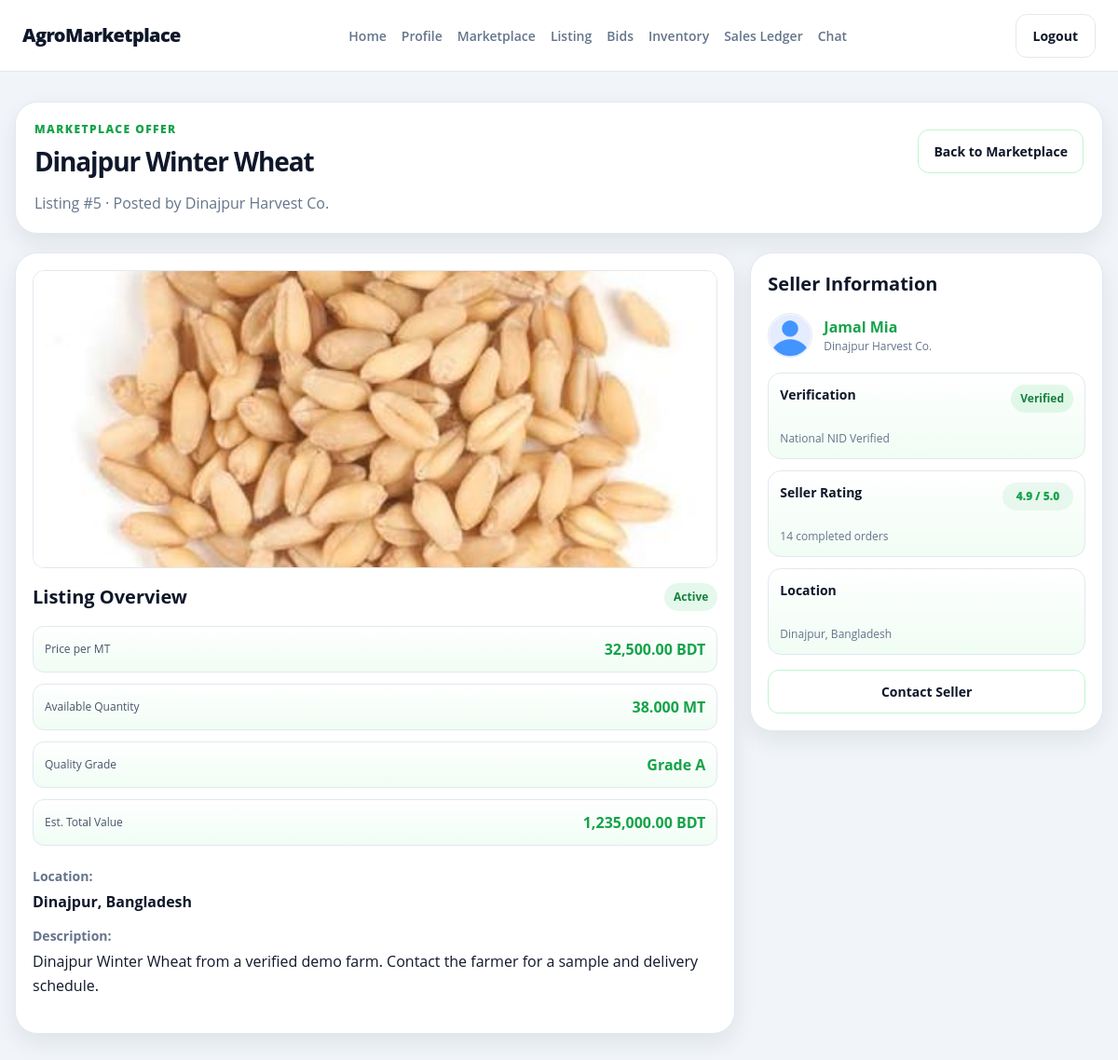
Screenshot of /farmer/view-listing.php?id=5 (signed in) with the database file from the repository.
### tables this page shows
CREATE TABLE `listings` (
  `id` bigint UNSIGNED NOT NULL,
  `farmer_id` bigint UNSIGNED NOT NULL,
  `inventory_item_id` bigint UNSIGNED DEFAULT NULL,
  `category_id` bigint UNSIGNED DEFAULT NULL,
  `title` varchar(180) NOT NULL,
  `image_path` varchar(500) DEFAULT NULL,
  `description` text,
  `quantity_available` decimal(14,3) NOT NULL,
  `quantity_unit` varchar(20) NOT NULL DEFAULT 'MT',
  `price_per_unit` decimal(14,2) NOT NULL,
  `currency` char(3) NOT NULL DEFAULT 'BDT',
  `harvest_date` date DEFAULT NULL,
  `quality_label` varchar(180) DEFAULT NULL,
  `delivery_notes` text,
  `status` enum('draft','active','paused','sold','archived') NOT NULL DEFAULT 'draft',
  `closes_at` datetime DEFAULT NULL,
  `created_at` timestamp NOT NULL DEFAULT CURRENT_TIMESTAMP,
  `updated_at` timestamp NOT NULL DEFAULT CURRENT_TIMESTAMP ON UPDATE CURRENT_TIMESTAMP
);

CREATE TABLE `users` (
  `id` bigint UNSIGNED NOT NULL,
  `role` enum('buyer','farmer','delivery','admin') NOT NULL,
  `username` varchar(80) NOT NULL,
  `password` varchar(255) NOT NULL,
  `email` varchar(254) NOT NULL,
  `fullname` varchar(150) DEFAULT NULL,
  `phone` varchar(32) DEFAULT NULL,
  `address` text,
  `profile_description` text,
  `market_preferences` varchar(255) DEFAULT NULL,
  `business_name` varchar(180) DEFAULT NULL,
  `preferred_buying_category` varchar(100) DEFAULT NULL,
  `typical_order_volume` varchar(80) DEFAULT NULL,
  `land_area` varchar(80) DEFAULT NULL,
  `primary_crops` text,
  `verification_documents` text,
  `vehicle_capacity` varchar(100) DEFAULT NULL,
  `vehicle_license_plate` varchar(32) DEFAULT NULL,
  `account_status` enum('pending','active','suspended','closed') NOT NULL DEFAULT 'active',
  `created_at` timestamp NOT NULL DEFAULT CURRENT_TIMESTAMP,
  `updated_at` timestamp NOT NULL DEFAULT CURRENT_TIMESTAMP ON UPDATE CURRENT_TIMESTAMP
);

### database/app.php (called while the page is built, shortened)
<?php
require_once __DIR__ . '/connection.php';
function app_db(): PDO
{
    $connection = Database::getInstance()->getConnection();
    return $connection;
}
function app_database(): Database
{
    return Database::getInstance();
}
function escape_html(?string $value): string
{
    return htmlspecialchars($value ?? '', ENT_QUOTES, 'UTF-8');
}
function listing_image_url(array $listing): string
{
    $imagePath = $listing['image_path'] ?? '';
    $extension = strtolower(pathinfo($imagePath, PATHINFO_EXTENSION));
    if (str_starts_with($imagePath, 'assets/') && !str_contains($imagePath, '..') && in_array($extension, ['jpg', 'jpeg', 'png', 'webp'], true)) {
        return '../' . $imagePath;
    }
    return '../assets/wheat.webp';
}
function current_user(): ?array
{
    $user = app_database()->getUserInfo((int) $_SESSION['user_id']);
    return $user;
}
function require_role(array $roles): array
{
    $user = current_user();
    return $user;
}

### database/connection.php (called while the page is built, shortened)
<?php
class Database
{
    private static ?Database $instance = null;
    private ?PDO $conn = null;
    private function __construct()
    {
        $host = 'localhost';
        $port = '3306';
        $user = 'root';
        $pass = 'root';
        $database = 'agromarketplace';
        $charset = "utf8mb4";
        $dsn = "mysql:host=$host;port=$port;dbname=$database;charset=$charset";
        try {
            $this->conn = new PDO($dsn, $user, $pass, [
                PDO::ATTR_ERRMODE            => PDO::ERRMODE_EXCEPTION,
                PDO::ATTR_DEFAULT_FETCH_MODE => PDO::FETCH_ASSOC,
                PDO::ATTR_EMULATE_PREPARES   => false,
            ]);
        } catch (PDOException $e) {
            $this->conn = null;
            error_log("Database connection failed: " . $e->getMessage());
        }
    }
    public static function getInstance(): Database
    {
        if (self::$instance === null) {
            self::$instance = new Database();
        }
        return self::$instance;
    }
    public function getUserInfo(int $userId): ?array
    {
        $statement = $this->conn->prepare(
            'SELECT id, role, username, email, fullname, vehicle_capacity, vehicle_license_plate FROM users WHERE id = ? AND account_status = ?'
        );
        $statement->execute([$userId, 'active']);
        $user = $statement->fetch();
        return $user ?: null;
    }
    public function getFarmerListing(int $listingId): ?array
    {
        $statement = $this->conn->prepare(
            'SELECT l.*, c.name AS category, u.fullname, u.business_name, u.address
             FROM listings l
             LEFT JOIN categories c ON c.id = l.category_id
             JOIN users u ON u.id = l.farmer_id
             WHERE l.id = ? AND l.status <> ?'
        );
        $statement->execute([$listingId, 'archived']);
        $listing = $statement->fetch();
        return $listing ?: null;
    }
}

### farmer/view-listing.php (the view, shortened to what this page needs)
<?php
require_once __DIR__ . '/../database/app.php';
$user = require_role(['farmer']);
$listingId = (int) ($_GET['id'] ?? 0);
$listing = app_database()->getFarmerListing($listingId);
?>
<!doctype html>
<html lang="en">
<head>
  <link rel="stylesheet" href="../colors.css">
  <link rel="stylesheet" href="../header.css">
  <link rel="stylesheet" href="farmer.css">
</head>
<body class="theme-farmer">
  <header class="site-header">
    <div class="site-header-inner">
      <a class="brand" href="../index.php">AgroMarketplace</a>
      <nav class="nav" aria-label="Farmer navigation">
        <a class="nav-link" href="index.php">Home</a>
        <a class="nav-link" href="profile/profile-self.php">Profile</a>
        <a class="nav-link active" href="marketplace.php">Marketplace</a>
        <a class="nav-link" href="create-listing.php">Listing</a>
        <a class="nav-link" href="bids.php">Bids</a>
        <a class="nav-link" href="inventory.php">Inventory</a>
        <a class="nav-link" href="sales-ledger.php">Sales Ledger</a>
        <a class="nav-link" href="chat.php">Chat</a>
      </nav>
      <div class="site-header-actions">
        <a class="btn btn-ghost" href="../auth/logout.php">Logout</a>
      </div>
    </div>
  </header>
  <main class="page-shell">
    <section class="content-area">
      <section class="panel">
        <div class="page-head">
          <div>
            <p class="eyebrow">Marketplace Offer</p>
            <h1 class="page-title"><?= escape_html($listing['title']) ?></h1>
          </div>
          <div class="header-actions">
            <a class="button button-secondary" href="marketplace.php">Back to Marketplace</a>
          </div>
        </div>
        <p class="meta-text">Listing #<?= (int) $listing['id'] ?> · Posted by <?= escape_html($listing['business_name'] ?: $listing['fullname']) ?></p>
      </section>
      <section class="content-grid">
        <article class="context-card" style="grid-column: span 2;">
          <div style="margin-bottom: 16px;">
            <img src="<?= escape_html(listing_image_url($listing)) ?>" alt="<?= escape_html($listing['title']) ?>" style="width:100%; max-height:320px; object-fit:cover; border-radius:12px; border:1px solid var(--color-border);">
          </div>
          <div class="section-header">
            <h2>Listing Overview</h2>
            <span class="pill pill-success"><?= escape_html(ucfirst($listing['status'])) ?></span>
          </div>
          <div class="mini-metrics" style="margin-top:16px; margin-bottom:20px;">
            <div><span>Price per <?= escape_html($listing['quantity_unit']) ?></span><strong><?= number_format((float) $listing['price_per_unit'], 2) ?> BDT</strong></div>
            <div><span>Available Quantity</span><strong><?= number_format((float) $listing['quantity_available'], 3) ?> <?= escape_html($listing['quantity_unit']) ?></strong></div>
            <div><span>Quality Grade</span><strong><?= escape_html($listing['quality_label'] ?? 'Not specified') ?></strong></div>
            <div><span>Est. Total Value</span><strong><?= number_format((float) $listing['quantity_available'] * (float) $listing['price_per_unit'], 2) ?> BDT</strong></div>
          </div>
          <div style="display:grid; gap:12px; margin-bottom:20px;">
            <div>
              <strong style="font-size:14px; color:var(--color-muted);">Location:</strong>
              <p style="margin:4px 0 0 0; font-weight:700;"><?= escape_html($listing['address']) ?></p>
            </div>
            <div>
              <strong style="font-size:14px; color:var(--color-muted);">Description:</strong>
              <p style="margin:4px 0 0 0; line-height:1.6;"><?= escape_html($listing['description'] ?: $listing['delivery_notes']) ?></p>
            </div>
          </div>
        </article>
        <div style="display:flex; flex-direction:column; gap:16px;">
          <article class="context-card">
            <div class="section-header">
              <h2>Seller Information</h2>
            </div>
            <div style="display:flex; align-items:center; gap:12px; margin-bottom:16px;">
              <img src="../assets/guest-avatar.png" alt="Seller Avatar" style="width:48px; height:48px; border-radius:50%; object-fit:cover; border:1px solid var(--color-border);">
              <div>
                <a href="profile/profile-public.php?id=<?= (int) $listing['farmer_id'] ?>" style="text-decoration:none; color:var(--color-brand); font-weight:700; font-size:16px;"><?= escape_html($listing['fullname']) ?></a>
                <div style="font-size:12px; color:var(--color-muted);"> <?= escape_html($listing['business_name']) ?></div>
              </div>
            </div>
            <ul class="context-list" style="margin-bottom:16px;">
              <li class="context-item">
                <div><strong>Verification</strong><br><small>National NID Verified</small></div>
                <span class="pill pill-success">Verified</span>
              </li>
              <li class="context-item">
                <div><strong>Seller Rating</strong><br><small>14 completed orders</small></div>
                <span class="context-figure">4.9 / 5.0</span>
              </li>
              <li class="context-item"><div><strong>Location</strong><br><small><?= escape_html($listing['address']) ?></small></div></li>
            </ul>
            <div style="display:flex; flex-direction:column; gap:8px;">
              <?php if ((int) $listing['farmer_id'] === (int) $user['id']): ?>
                <a class="button button-secondary" href="edit-listing.php?id=<?= (int) $listing['id'] ?>" style="text-align:center;">Edit listing</a>
              <?php else: ?>
                <a class="button button-secondary" href="chat.php" style="text-align:center;">Contact Seller</a>
              <?php endif; ?>
            </div>
        </div>
      </section>
    </section>
  </main>
</body>
</html>

### colors.css (style rules this page uses)
:root { --color-buyer-primary: #f97316; --color-buyer-dark: #c2410c; --color-buyer-light-bg: #fff7ed; --color-buyer-border: #fed7aa; --color-farmer-primary: #16a34a; --color-farmer-dark: #166534; --color-farmer-light-bg: #f0fdf4; --color-farmer-border: #bbf7d0; --color-admin-primary: #dc2626; --color-admin-dark: #991b1b; --color-admin-light-bg: #fef2f2; --color-admin-border: #fecaca; --color-delivery-primary: #7c3aed; --color-delivery-dark: #5b21b6; --color-delivery-light-bg: #f5f3ff; --color-delivery-border: #ddd6fe; --color-background: #f8fafc; --color-page-bg: #f1f5f9; --color-card-bg: #ffffff; --color-sidebar-bg: #f8fafc; --color-text: #0f172a; --color-text-soft: #475569; --color-muted: #64748b; --color-border: #e2e8f0; --color-border-strong: #cbd5e1; --color-white: #ffffff; --color-success: #16a34a; --color-warning: #f59e0b; --color-danger: #dc2626; --color-shadow: transparent; --outer-shadow: rgba(15, 23, 42, 0.08); --container-xl: 1200px; --container-lg: 1080px; --radius-sm: 10px; --radius-md: 16px; --radius-lg: 24px; --radius-xl: 32px; --space-1: 4px; --space-2: 8px; --space-3: 12px; --space-4: 16px; --space-5: 20px; --space-6: 24px; --space-8: 32px; --space-10: 40px; --space-12: 48px; --space-16: 64px; }
html { font-family: "Open Sans", sans-serif; }
* { box-sizing:border-box }
body { margin:0;background:var(--color-page-bg);color:var(--color-text);line-height:1.5 }
img { display:block;max-width:100% }
a { color:inherit }
body.theme-farmer { --color-brand: var(--color-farmer-primary); --color-brand-soft: var(--color-farmer-light-bg); --color-brand-border: var(--color-farmer-border); }

### header.css (style rules this page uses)
.site-header { position: sticky; top: 0; z-index: 10; background: rgba(255, 255, 255, 0.94); backdrop-filter: blur(10px); border-bottom: 1px solid var(--color-border); }
.site-header-inner { max-width: var(--container-xl); min-height: var(--header-height, 76px); margin: 0 auto; padding: 0 24px; display: flex; align-items: center; justify-content: space-between; gap: 16px; }
.brand { text-decoration: none; color: var(--color-text); font-size: 20px; font-weight: 800; letter-spacing: -0.03em; }
.nav { display: flex; align-items: center; gap: 16px; flex-wrap: wrap; }
.nav-link { color: var(--color-muted); text-decoration: none; font-size: 14px; font-weight: 600; transition: color 0.2s ease; }
.site-header-actions { display: flex; align-items: center; gap: 12px; }

### rows the page displays
listings: title "Dinajpur Winter Wheat", id "5", farmer.business_name "Dinajpur Harvest Co.", image_path (picture), status "Active", quantity_unit "MT", price_per_unit "32,500.00", quantity_available "38.000", quality_label "Grade A", (float) $listing['quantity_available'] * (float) $listing['price_per_unit'] "1,235,000.00", farmer.address "Dinajpur, Bangladesh", description "Dinajpur Winter Wheat from a verified demo farm. Contact the farmer for a sample and delivery schedule.", farmer.fullname "Jamal Mia"
